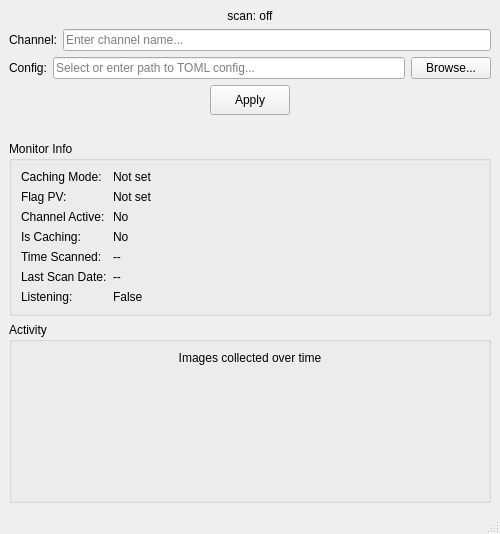
<ui version="4.0">
 <class>ScanViewWindow</class>
 <widget class="QMainWindow" name="ScanViewWindow">
  <property name="geometry">
   <rect>
    <x>0</x>
    <y>0</y>
    <width>500</width>
    <height>260</height>
   </rect>
  </property>
  <property name="windowTitle">
   <string>Monitor</string>
  </property>
  <widget class="QWidget" name="centralwidget">
   <layout class="QVBoxLayout" name="verticalLayout">
    <item>
     <spacer name="verticalSpacerTop">
      <property name="orientation">
       <enum>Qt::Vertical</enum>
      </property>
      <property name="sizeHint" stdset="0">
       <size>
        <width>20</width>
        <height>20</height>
       </size>
      </property>
     </spacer>
    </item>
    <item>
     <widget class="QLabel" name="label_indicator">
      <property name="text">
       <string>scan: off</string>
      </property>
      <property name="alignment">
       <set>Qt::AlignCenter</set>
      </property>
     </widget>
    </item>

    <item>
     <layout class="QHBoxLayout" name="horizontalLayoutChannel">
      <item>
       <widget class="QLabel" name="label_channel">
        <property name="text">
         <string>Channel:</string>
        </property>
       </widget>
      </item>
      <item>
       <widget class="QLineEdit" name="lineedit_channel">
        <property name="placeholderText">
         <string>Enter channel name...</string>
        </property>
       </widget>
      </item>
     </layout>
    </item>
    <item>
     <layout class="QHBoxLayout" name="horizontalLayoutConfig">
      <item>
       <widget class="QLabel" name="label_config">
        <property name="text">
         <string>Config:</string>
        </property>
       </widget>
      </item>
      <item>
       <widget class="QLineEdit" name="lineedit_config">
        <property name="placeholderText">
         <string>Select or enter path to TOML config...</string>
        </property>
       </widget>
      </item>
      <item>
       <widget class="QPushButton" name="btn_browse_config">
        <property name="text">
         <string>Browse...</string>
        </property>
       </widget>
      </item>
     </layout>
    </item>
    <item>
     <layout class="QHBoxLayout" name="horizontalLayoutApply">
      <item>
       <spacer name="horizontalSpacerLeft">
        <property name="orientation">
         <enum>Qt::Horizontal</enum>
        </property>
        <property name="sizeHint" stdset="0">
         <size>
          <width>40</width>
          <height>20</height>
         </size>
        </property>
       </spacer>
      </item>
      <item>
       <widget class="QPushButton" name="btn_apply">
        <property name="text">
         <string>Apply</string>
        </property>
        <property name="minimumSize">
         <size>
          <width>80</width>
          <height>30</height>
         </size>
        </property>
       </widget>
      </item>
      <item>
       <spacer name="horizontalSpacerRight">
        <property name="orientation">
         <enum>Qt::Horizontal</enum>
        </property>
        <property name="sizeHint" stdset="0">
         <size>
          <width>40</width>
          <height>20</height>
         </size>
        </property>
       </spacer>
      </item>
     </layout>
    </item>
    <item>
     <widget class="QLabel" name="label_mode">
      <property name="text">
       <string></string>
      </property>
      <property name="alignment">
       <set>Qt::AlignCenter</set>
      </property>
     </widget>
    </item>
    <item>
     <widget class="QGroupBox" name="groupBox_info">
      <property name="title">
       <string>Monitor Info</string>
      </property>
      <layout class="QFormLayout" name="formLayout_info">
       <item row="0" column="0">
        <widget class="QLabel" name="label_caching_mode_text">
         <property name="text">
          <string>Caching Mode:</string>
         </property>
        </widget>
       </item>
       <item row="0" column="1">
        <widget class="QLabel" name="label_caching_mode">
         <property name="text">
          <string>Not set</string>
         </property>
        </widget>
       </item>
       <item row="1" column="0">
        <widget class="QLabel" name="label_flag_pv_text">
         <property name="text">
          <string>Flag PV:</string>
         </property>
        </widget>
       </item>
       <item row="1" column="1">
        <widget class="QLabel" name="label_flag_pv">
         <property name="text">
          <string>Not set</string>
         </property>
        </widget>
       </item>
       <item row="2" column="0">
        <widget class="QLabel" name="label_channel_active_text">
         <property name="text">
          <string>Channel Active:</string>
         </property>
        </widget>
       </item>
       <item row="2" column="1">
        <widget class="QLabel" name="label_channel_active">
         <property name="text">
          <string>No</string>
         </property>
        </widget>
       </item>
       <item row="6" column="0">
        <widget class="QLabel" name="label_listening_text">
         <property name="text">
          <string>Listening:</string>
         </property>
        </widget>
       </item>
       <item row="6" column="1">
        <widget class="QLabel" name="label_listening">
         <property name="text">
          <string>False</string>
         </property>
        </widget>
       </item>
       <item row="3" column="0">
        <widget class="QLabel" name="label_is_caching_text">
         <property name="text">
          <string>Is Caching:</string>
         </property>
        </widget>
       </item>
       <item row="3" column="1">
        <widget class="QLabel" name="label_is_caching">
         <property name="text">
          <string>No</string>
         </property>
        </widget>
       </item>
       <item row="4" column="0">
        <widget class="QLabel" name="label_scan_time_text">
         <property name="text">
          <string>Time Scanned:</string>
         </property>
        </widget>
       </item>
       <item row="4" column="1">
        <widget class="QLabel" name="label_scan_time">
         <property name="text">
          <string>--</string>
         </property>
        </widget>
       </item>
       <item row="5" column="0">
        <widget class="QLabel" name="label_last_scan_date_text">
         <property name="text">
          <string>Last Scan Date:</string>
         </property>
        </widget>
       </item>
       <item row="5" column="1">
        <widget class="QLabel" name="label_last_scan_date">
         <property name="text">
          <string>--</string>
         </property>
        </widget>
       </item>
      </layout>
     </widget>
    </item>
    <item>
     <widget class="QGroupBox" name="groupBox_graph">
      <property name="title">
       <string>Activity</string>
      </property>
      <layout class="QVBoxLayout" name="verticalLayout_graph">
       <item>
        <widget class="QLabel" name="label_graph_title">
         <property name="text">
          <string>Images collected over time</string>
         </property>
         <property name="alignment">
          <set>Qt::AlignCenter</set>
         </property>
        </widget>
       </item>
       <item>
        <!-- Placeholder widget; replaced at runtime with a PyQtGraph PlotWidget -->
        <widget class="QWidget" name="widget_graph">
         <property name="minimumSize">
          <size>
           <width>200</width>
           <height>120</height>
          </size>
         </property>
        </widget>
       </item>
      </layout>
     </widget>
    </item>
    <item>
     <spacer name="verticalSpacerBottom">
      <property name="orientation">
       <enum>Qt::Vertical</enum>
      </property>
      <property name="sizeHint" stdset="0">
       <size>
        <width>20</width>
        <height>20</height>
       </size>
      </property>
     </spacer>
    </item>
   </layout>
  </widget>
  <widget class="QMenuBar" name="menubar">
   <property name="geometry">
    <rect>
     <x>0</x>
     <y>0</y>
     <width>500</width>
     <height>22</height>
    </rect>
   </property>
  </widget>
  <widget class="QStatusBar" name="statusbar"/>
 </widget>
 <resources/>
 <connections/>
</ui>
